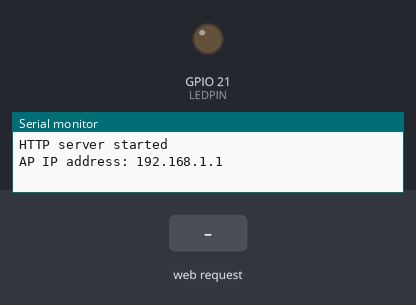
Recording of a program running on a simulated ESP32. Parts: output pins drawn as LEDs (lit = HIGH), the last lines printed to the serial monitor. The test bench sets the inputs (shaded band).

Above: at 1.8 s.
1.9 s: HTTP request GET /led/on received
At 2.3 s:
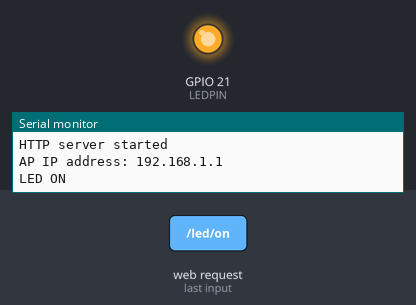
3.4 s: HTTP request GET /led/off received
At 4.6 s:
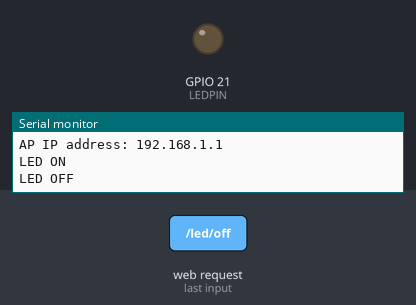
Timing chart, 0 to 6.4 s (numbered marks = the images above; inputs shaded):
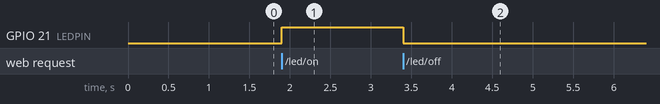

Measured:
- after the input at 1.9 s, GPIO 21 (LEDPIN): LOW → HIGH at once
- after the input at 3.4 s, GPIO 21 (LEDPIN): HIGH → LOW at once

The program:

main.cpp
```cpp
#include <Arduino.h>
#include <WiFi.h>
#include <WebServer.h>
#include "webapp-index.h"

// SSID & Password
const char *ssid = "ESP32 Access Point"; // Enter your SSID here
const char *password = NULL;            //Can also be a string with a password

// Use this IP adress after connecting to the AP
IPAddress local_ip(192, 168, 1, 1);
IPAddress gateway(192, 168, 1, 1);
IPAddress subnet(255, 255, 255, 0);

WebServer server(80); // Object of WebServer(HTTP port, 80 is defult)

#define LEDPIN 21

// Handle root url (/)
void handleRoot()
{
  String htmlstring = webappIndex;
  server.send(200, "text/html", htmlstring);
}

void handleLEDOn()
{
  Serial.println("LED ON");
  digitalWrite(LEDPIN, HIGH);
}

void handleLEDOff()
{
  Serial.println("LED OFF");
  digitalWrite(LEDPIN, LOW);
}

void setup()
{
  Serial.begin(115200);

  WiFi.softAP(ssid, password);

  // might be you need to set a short delay until
  // the access point is ready for the softAP configuration
  delay(500);

  WiFi.softAPConfig(local_ip, gateway, subnet);

  // set what happens for specific get requests
  server.on("/", handleRoot);
  server.on("/led/on", handleLEDOn);
  server.on("/led/off", handleLEDOff);

  server.begin();
  Serial.println("HTTP server started");

  IPAddress myIP = WiFi.softAPIP();
  Serial.print("AP IP address: ");
  Serial.println(myIP);

  delay(100);

  // init the led pin
  pinMode(LEDPIN, OUTPUT);
}

void loop()
{
  server.handleClient();
}
```

webapp-index.h
```cpp
const char webappIndex[] PROGMEM = R"=====(
<!DOCTYPE html>
<html lang="en">
<head>
    <meta charset="UTF-8">
    <meta http-equiv="X-UA-Compatible" content="IE=edge">
    <meta name="viewport" content="width=device-width, initial-scale=1.0">
    <title>ESP WebApp</title>
    <style>
        body {
            font-family: Arial, Helvetica, sans-serif;
            max-width: 800px;
            margin: auto;
        }
        a {
            text-decoration: none;
            color: white;
            padding: 20px;
            background: grey;
            display: block;
            text-decoration: center;
            text-align: center;
        }
    </style>
</head>
<body>
    <h1>Hello IoT WPM</h1>

    <p>Manipulate the LED</p>
    <a href="/led/on">ON</a><br>
    <a href="/led/off">OFF</a>

    <p>Please note, this is a simple demo. E.g. the button should be handled via ajax to prevent the simple anchor redirect that ends up in leaving this page...</p>
</body>
</html>
)=====";
```
